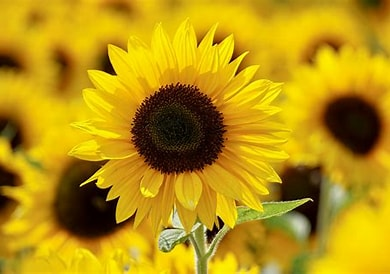
#> input picture Lab 5/Feature Detection & Analysis/Analyze an image using Histogram/flower.jpg, 390 x 274 px
$ jupyter execute Histogram.ipynb
#> lines starting #> are read from the running program, lines starting #| are printed output that depends on the picture
## <b>OpenCV Python Program to analyze an image using Histogram<b>

[cell 1]
import matplotlib.pyplot as plt
import cv2

img = plt.imread('flower.jpg')
#> img is the input picture: shape (274, 390, 3); mean R, G, B 184.1, 146.3, 15.1
plt.imshow(img)
plt.title("Original Image")
plt.show()

### Creating Histogram using Numpy & Matplotlib

[cell 2]
import cv2, matplotlib.pyplot as plt
img = cv2.imread("flower.jpg")

# Grayscale + Histogram
g = cv2.cvtColor(img, cv2.COLOR_BGR2GRAY)
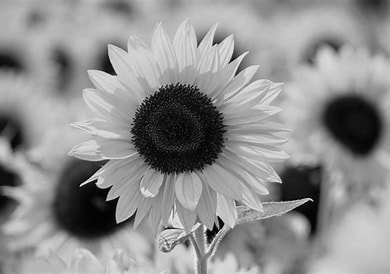
#> g: shape (274, 390); min 1, max 249, mean 142.7
plt.subplot(121), plt.imshow(g, cmap='gray'), plt.axis("off"), plt.title("Grayscale")
plt.subplot(122), plt.hist(g.ravel(),256,[0,256],color='k'), plt.title("Gray Histogram")
plt.show()
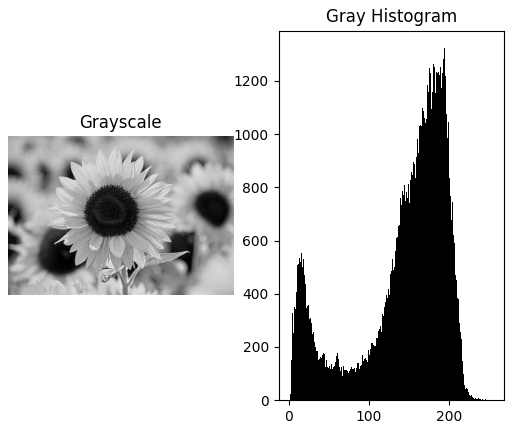
#> figure drawn by matplotlib, 2 panels; panel 2: tallest bar 1323 high, from x = 194 to 195

# RGB Histograms
for i,c in enumerate(('r','g','b')):
    plt.plot(cv2.calcHist([img],[i],None,[256],[0,256]), color=c)
plt.title("RGB Histograms"), plt.xlabel("Intensity"), plt.ylabel("Frequency")
plt.show()
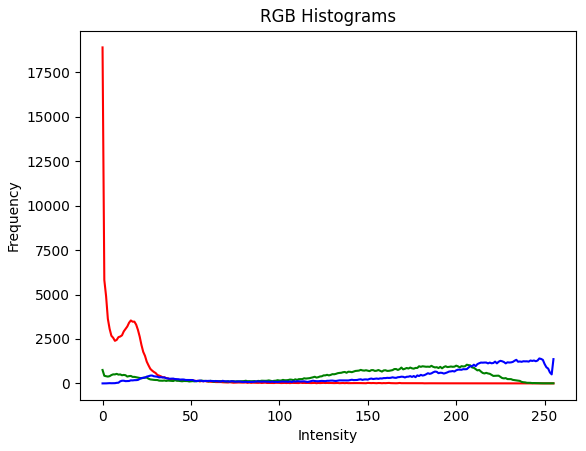
#> figure drawn by matplotlib, 1 panel; curve peaks at x = 0, y = 18905; curve peaks at x = 206, y = 1051; curve peaks at x = 247, y = 1404

### Histogram Calculation using OpenCV

[cell 3]
img = cv2.imread('flower.jpg', 0)
#> img: shape (274, 390); min 0, max 255, mean 142.6
histg = cv2.calcHist([img], [0], None, [256], [0, 256])
#> histg = 256 values, max 1315 at index 193, min 0 at index 248, mean 417.4

# Plot histogram
plt.plot(histg)
plt.title("Histogram using OpenCV calcHist()")
plt.xlabel("Pixel Intensity")
plt.ylabel("Frequency")
plt.show()
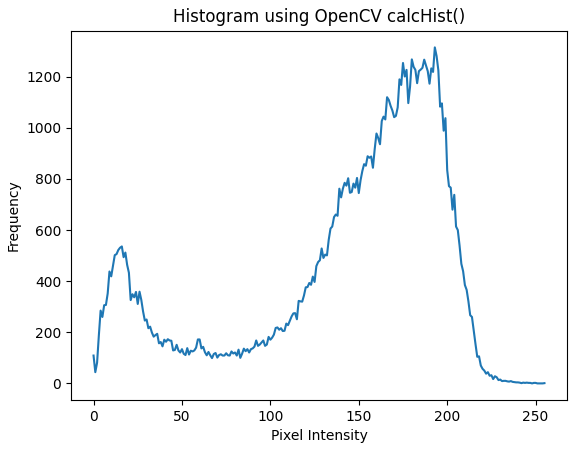
#> figure drawn by matplotlib, 1 panel; curve peaks at x = 193, y = 1315

[cell 4]
img = cv2.imread('flower.jpg')

# colors for channels
colors = ('b', 'g', 'r')

for i, col in enumerate(colors):
    hist = cv2.calcHist([img], [i], None, [256], [0, 256])
    plt.plot(hist, color=col)
    plt.xlim([0, 256])

plt.title("RGB Color Histogram")
plt.xlabel("Pixel Intensity")
plt.ylabel("Frequency")
plt.show()
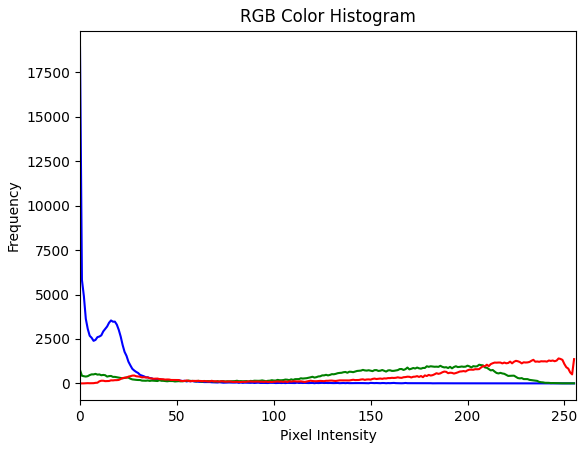
#> figure drawn by matplotlib, 1 panel; curve peaks at x = 0, y = 18905; curve peaks at x = 206, y = 1051; curve peaks at x = 247, y = 1404
